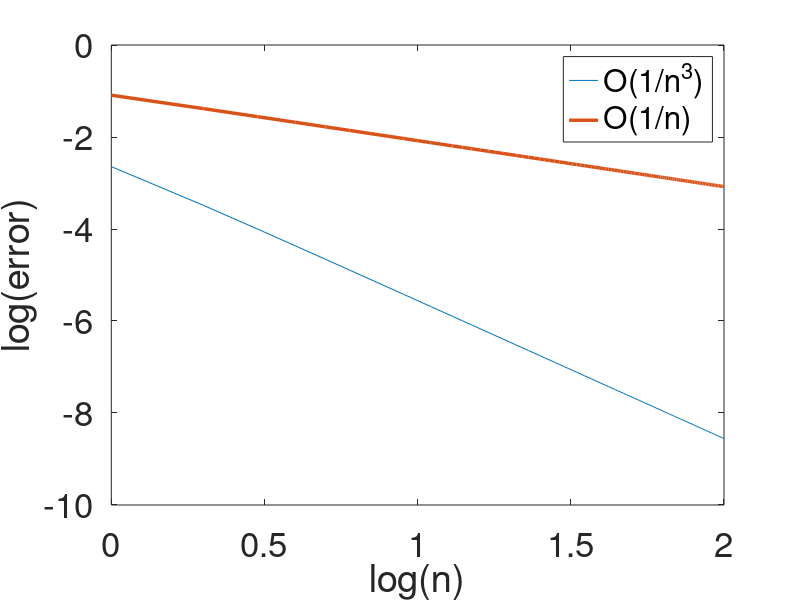

Recreate this plot in MATLAB.
clc;clear
C = sqrt(2*pi);

f1 = @(n) ( log( C*n^(n + 1/2) * exp(-n + 1/12/n) )); 

f2 = @(n) ( log (C*n^(n + 1/2) * exp(-n) ) ); 

N = 2;

for n = 1:10^N

    x = 1:n;
    y = log(x);
    y = sum(y);
    
    e1(n) = abs(f1(n) - y);
    e2(n) = abs(f2(n) - y);

end

K = 1:10^N;

plot( log10(K),log10(e1),log10(K),log10(e2),'linewidth',2.5)
xlabel('log(n)');
ylabel('log(error)'); 
legend('O(1/{n^3})', 'O(1/n)')

set(gca,'fontsize',25)

